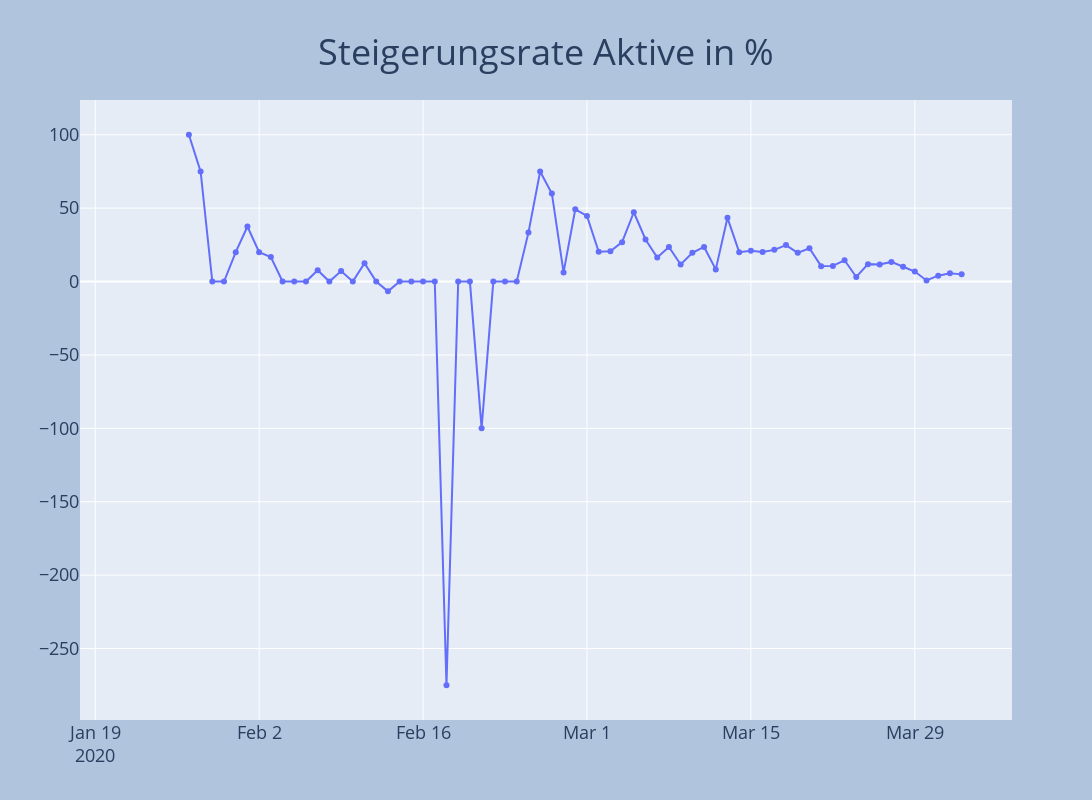

Here is the notebook cell this chart was saved with:
### Code cell
fig = go.Figure()
fig.add_trace(go.Scatter(x=df.datum, y=df.proz_steig_aktiv,mode='lines+markers'))
fig = plot_layout(fig, 'Steigerungsrate Aktive in %')
fig.show()
